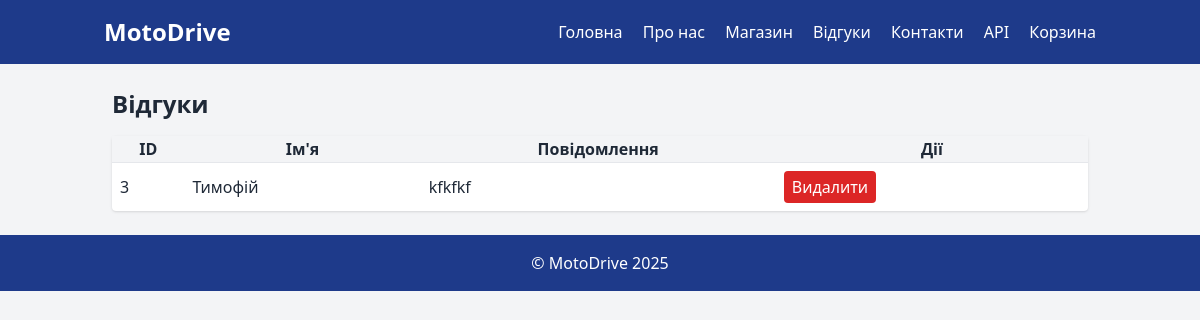
Before: /admin/feedbacks (signed in) with the older database file.
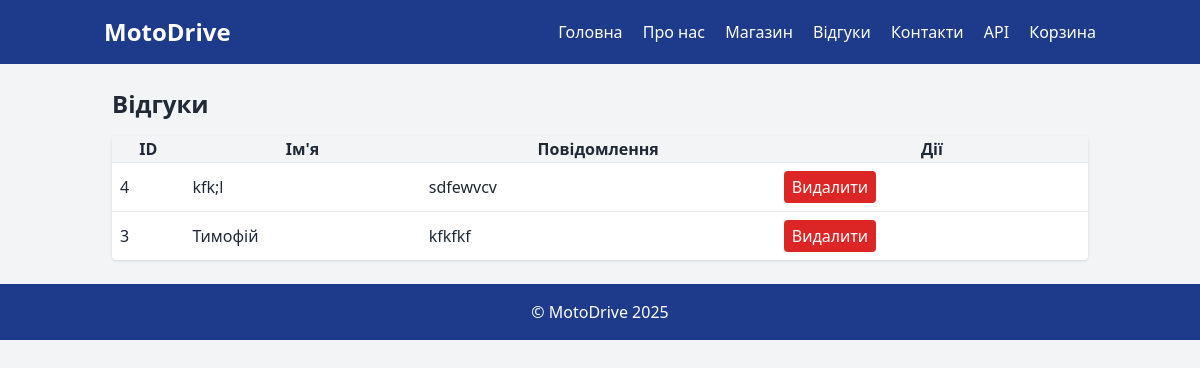
After: the same page with the newer database file.
### tables this page shows
CREATE TABLE feedback (
        id INTEGER PRIMARY KEY AUTOINCREMENT,
        name TEXT NOT NULL,
        message TEXT NOT NULL,
        created_at DATETIME DEFAULT CURRENT_TIMESTAMP
    );

### routes/admin.py (the view)
@admin_bp.route('/feedbacks')
def admin_feedbacks():
    if not admin_required():
        return redirect(url_for('admin.login'))
    items = get_feedbacks()
    return render_template('admin/feedbacks.html', items=items)

### models.py (called while the page is built)
def get_connection():
    conn = sqlite3.connect(DB_NAME)
    conn.row_factory = sqlite3.Row
    return conn

def get_feedbacks():
    conn = get_connection()
    c = conn.cursor()
    c.execute('SELECT * FROM feedback ORDER BY created_at DESC')
    rows = c.fetchall()
    conn.close()
    return rows

### routes/admin.py (called while the page is built)
def admin_required():
    return session.get('user_role') == 'admin'

### templates/admin/feedbacks.html (shortened to what this page needs)
{% extends 'base.html' %}
{% block content %}
<h1 class="text-2xl font-bold mb-4">Відгуки</h1>
<table class="w-full bg-white rounded shadow">
  <thead class="bg-gray-100"><tr><th>ID</th><th>Ім'я</th><th>Повідомлення</th><th>Дії</th></tr></thead>
  <tbody>
    {% for it in items %}
    <tr class="border-t">
      <td class="p-2">{{ it['id'] }}</td>
      <td class="p-2">{{ it['name'] }}</td>
      <td class="p-2">{{ it['message'] }}</td>
      <td class="p-2">
        <form action="/admin/feedbacks/delete/{{ it['id'] }}" method="post" style="display:inline">
          <button class="bg-red-600 text-white px-2 py-1 rounded">Видалити</button>
        </form>
      </td>
    </tr>
    {% endfor %}
  </tbody>
</table>
{% endblock %}

Changed rows visible on the page:
added feedback: id "4", name "kfk;l", message "sdfewvcv"
